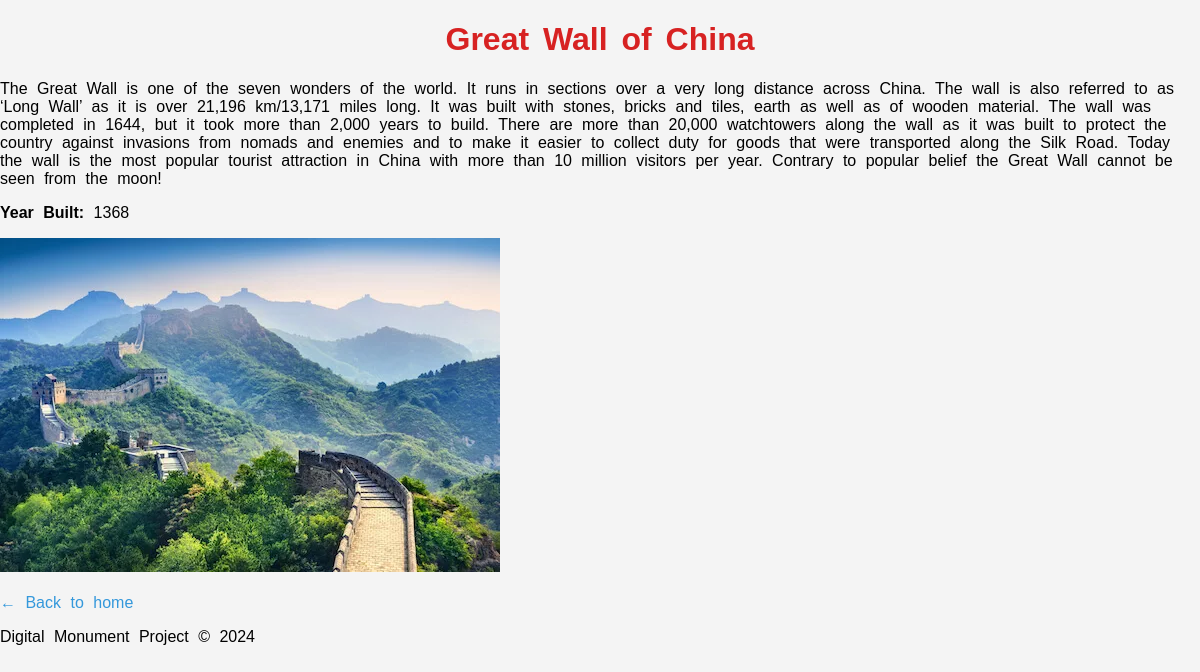
Page /4/ on the committed database.
### monument/models.py (models this page shows, shortened)
class Monument(models.Model):
    name = models.CharField(max_length=200)
    description = models.TextField()
    year_built = models.PositiveIntegerField()
    image = models.ImageField(upload_to='monuments/', null=True, blank=True)

### monument/views.py (the view)
# urls.py: path('<int:pk>/', views.monument_detail, name='monument_detail'),
def monument_detail(request, pk):
    monument = get_object_or_404(Monument, pk=pk)
    return render(request, 'monument/monument_detail.html', {'monument': monument})

### monument/templates/monument/monument_detail.html (shortened to what this page needs)
{% load static %}
<!DOCTYPE html>
<html lang="en">
<head>
    <link rel="stylesheet" href="{% static 'style/css/styles.css' %}">
</head>
<body>
    <div class="container">
        <h1><center>{{ monument.name }}</center></h1>
        <p>{{ monument.description }}</p>
        <p><strong>Year Built:</strong> {{ monument.year_built }}</p>
        {% if monument.image %}
            <img src="{{ monument.image.url }}" alt="{{ monument.name }}">
        {% else %}
            <p>No image available</p>
        {% endif %}
        <br><br>
        <a href="/">← Back to home</a>
    </div>
    <footer>
        <p>Digital Monument Project © 2024</p>
    </footer>
</body>
</html>

### monument/static/style/css/styles.css (style rules this page uses)
body { font-family: Arial, sans-serif; background-color: #f4f4f4; margin: 0; padding: 0; word-spacing: 5px; }
h1, h2 { color: #d72222; }
p { word-spacing: 5px; }
a { color: #3498db; text-decoration: none; }

### rows in the picture
Monument: name "Great Wall of China", description "The Great Wall is one of the seven wonders of the world. It runs in sections over a very long distance across China. The wall is also referred to as ‘Long Wall’ as it is over 21,196 km/13,171 miles long. It was built with stones, bricks and tiles, earth as well as of wooden material. The wall was completed in 1644, but it took more than 2,000 years to build. There are more than 20,000 watchtowers along the wall as it was built to protect the country against invasions from nomads and enemies and to make it easier to collect duty for goods that were transported along the Silk Road. Today the wall is the most popular tourist attraction in China with more than 10 million visitors per year.…", year_built "1368", image (picture)
